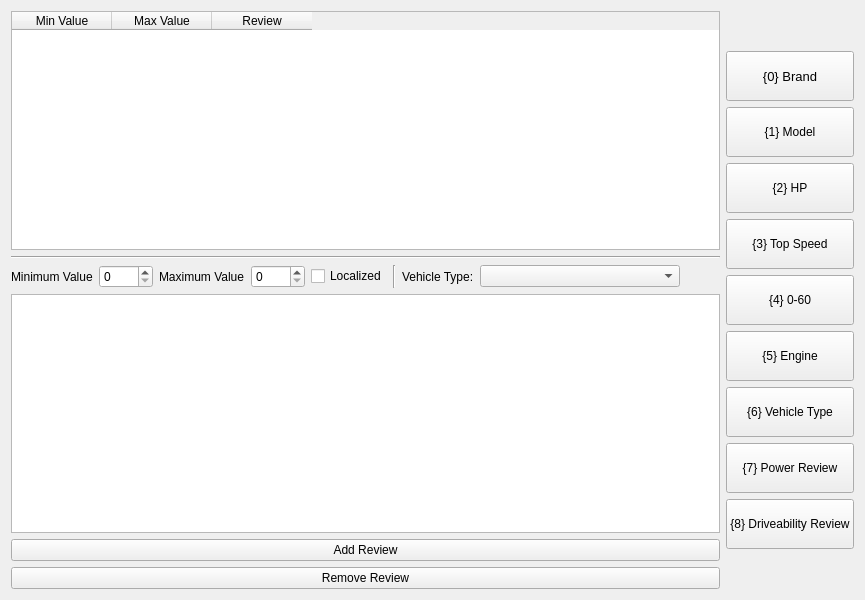
     <widget class="QWidget" name="Tab">
      <attribute name="title">
       <string>Performance</string>
      </attribute>
      <layout class="QGridLayout" name="gridLayout_3">
       <item row="0" column="0">
        <widget class="QTableWidget" name="table_perf">
         <column>
          <property name="text">
           <string>Min Value</string>
          </property>
         </column>
         <column>
          <property name="text">
           <string>Max Value</string>
          </property>
         </column>
         <column>
          <property name="text">
           <string>Review</string>
          </property>
         </column>
        </widget>
       </item>
       <item row="0" column="1" rowspan="6">
        <layout class="QVBoxLayout" name="verticalLayout_4">
         <item>
          <spacer name="verticalSpacer_3">
           <property name="orientation">
            <enum>Qt::Vertical</enum>
           </property>
           <property name="sizeHint" stdset="0">
            <size>
             <width>20</width>
             <height>40</height>
            </size>
           </property>
          </spacer>
         </item>
         <item>
          <widget class="QPushButton" name="button_perf_0Brand">
           <property name="minimumSize">
            <size>
             <width>0</width>
             <height>50</height>
            </size>
           </property>
           <property name="font">
            <font>
             <pointsize>10</pointsize>
            </font>
           </property>
           <property name="autoFillBackground">
            <bool>false</bool>
           </property>
           <property name="text">
            <string>{0} Brand</string>
           </property>
          </widget>
         </item>
         <item>
          <widget class="QPushButton" name="button_perf_1Model">
           <property name="minimumSize">
            <size>
             <width>0</width>
             <height>50</height>
            </size>
           </property>
           <property name="text">
            <string>{1} Model</string>
           </property>
          </widget>
         </item>
         <item>
          <widget class="QPushButton" name="button_perf_2HP">
           <property name="minimumSize">
            <size>
             <width>0</width>
             <height>50</height>
            </size>
           </property>
           <property name="text">
            <string>{2} HP</string>
           </property>
          </widget>
         </item>
         <item>
          <widget class="QPushButton" name="button_perf_3TopSpeed">
           <property name="minimumSize">
            <size>
             <width>0</width>
             <height>50</height>
            </size>
           </property>
           <property name="text">
            <string>{3} Top Speed</string>
           </property>
          </widget>
         </item>
         <item>
          <widget class="QPushButton" name="button_perf_4Acell">
           <property name="minimumSize">
            <size>
             <width>0</width>
             <height>50</height>
            </size>
           </property>
           <property name="text">
            <string>{4} 0-60</string>
           </property>
          </widget>
         </item>
         <item>
          <widget class="QPushButton" name="button_perf_5Engine">
           <property name="minimumSize">
            <size>
             <width>0</width>
             <height>50</height>
            </size>
           </property>
           <property name="text">
            <string>{5} Engine</string>
           </property>
          </widget>
         </item>
         <item>
          <widget class="QPushButton" name="button_perf_6Type">
           <property name="minimumSize">
            <size>
             <width>0</width>
             <height>50</height>
            </size>
           </property>
           <property name="text">
            <string>{6} Vehicle Type</string>
           </property>
          </widget>
         </item>
         <item>
          <widget class="QPushButton" name="button_perf_7Power">
           <property name="minimumSize">
            <size>
             <width>0</width>
             <height>50</height>
            </size>
           </property>
           <property name="text">
            <string>{7} Power Review</string>
           </property>
          </widget>
         </item>
         <item>
          <widget class="QPushButton" name="button_perf_8Drive">
           <property name="minimumSize">
            <size>
             <width>0</width>
             <height>50</height>
            </size>
           </property>
           <property name="text">
            <string>{8} Driveability Review</string>
           </property>
          </widget>
         </item>
         <item>
          <spacer name="verticalSpacer_4">
           <property name="orientation">
            <enum>Qt::Vertical</enum>
           </property>
           <property name="sizeHint" stdset="0">
            <size>
             <width>20</width>
             <height>40</height>
            </size>
           </property>
          </spacer>
         </item>
        </layout>
       </item>
       <item row="1" column="0">
        <widget class="Line" name="line_2">
         <property name="orientation">
          <enum>Qt::Horizontal</enum>
         </property>
        </widget>
       </item>
       <item row="2" column="0">
        <layout class="QHBoxLayout" name="horizontalLayout_3">
         <item>
          <widget class="QLabel" name="label_5">
           <property name="text">
            <string>Minimum Value</string>
           </property>
          </widget>
         </item>
         <item>
          <widget class="QSpinBox" name="spinBox_Perf_MinVal">
           <property name="maximum">
            <number>9999</number>
           </property>
          </widget>
         </item>
         <item>
          <widget class="QLabel" name="label_6">
           <property name="text">
            <string>Maximum Value</string>
           </property>
          </widget>
         </item>
         <item>
          <widget class="QSpinBox" name="spinBox_Perf_MaxVal">
           <property name="maximum">
            <number>9999</number>
           </property>
          </widget>
         </item>
         <item>
          <widget class="QCheckBox" name="checkBox_perf_Localized">
           <property name="text">
            <string>Localized</string>
           </property>
          </widget>
         </item>
         <item>
          <widget class="Line" name="line_14">
           <property name="orientation">
            <enum>Qt::Vertical</enum>
           </property>
          </widget>
         </item>
         <item>
          <widget class="QLabel" name="label_29">
           <property name="text">
            <string>Vehicle Type:</string>
           </property>
          </widget>
         </item>
         <item>
          <widget class="QComboBox" name="comboBox_VehicleType_performance">
           <property name="sizePolicy">
            <sizepolicy hsizetype="Preferred" vsizetype="Fixed">
             <horstretch>0</horstretch>
             <verstretch>0</verstretch>
            </sizepolicy>
           </property>
           <property name="minimumSize">
            <size>
             <width>200</width>
             <height>0</height>
            </size>
           </property>
          </widget>
         </item>
         <item>
          <spacer name="horizontalSpacer_2">
           <property name="orientation">
            <enum>Qt::Horizontal</enum>
           </property>
           <property name="sizeHint" stdset="0">
            <size>
             <width>40</width>
             <height>20</height>
            </size>
           </property>
          </spacer>
         </item>
        </layout>
       </item>
       <item row="3" column="0">
        <widget class="QPlainTextEdit" name="textbox_perf"/>
       </item>
       <item row="4" column="0">
        <widget class="QPushButton" name="button_perf_add">
         <property name="text">
          <string>Add Review</string>
         </property>
        </widget>
       </item>
       <item row="5" column="0">
        <widget class="QPushButton" name="button_Perf_Remove">
         <property name="text">
          <string>Remove Review</string>
         </property>
        </widget>
       </item>
      </layout>
     </widget>
